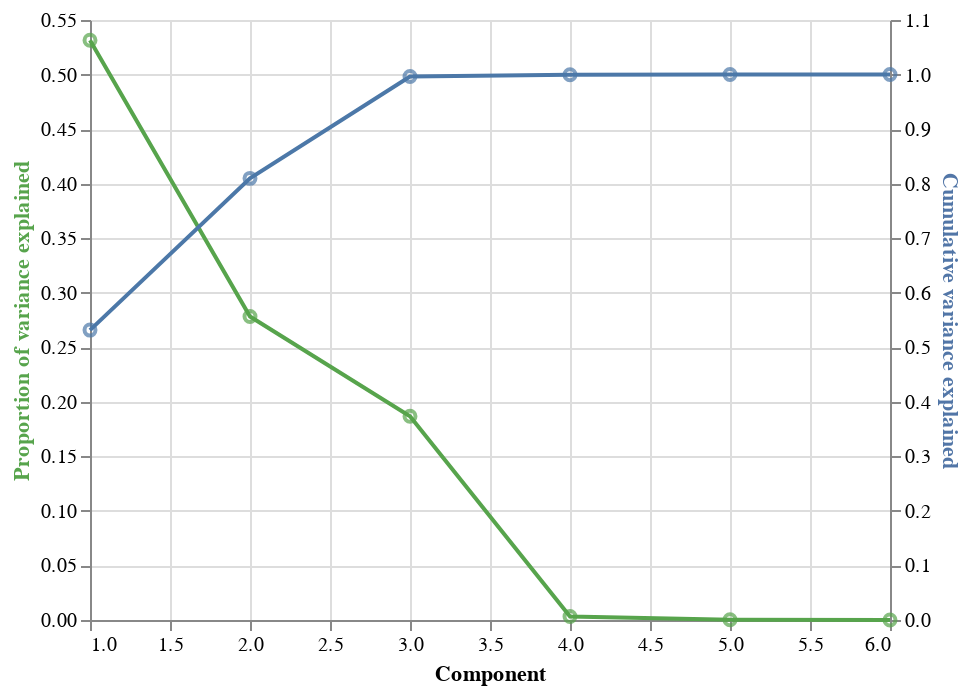

Notebook code for this chart:
### Markdown cell above
- **Below is a dual-axis plot showing the proportion of variance explained by a given component, along with the cumulative variance explained.**

### Code cell
# encode component axis only as base layer
base = alt.Chart(pca_var_explained).encode(
    x = 'Component')

# make a base layer for the proportion of variance explained
prop_var_base = base.encode(
    y = alt.Y('Proportion of variance explained',
              axis = alt.Axis(titleColor = '#57A44C'))
)

# make a base layer for the cumulative variance explained
cum_var_base = base.encode(
    y = alt.Y('Cumulative variance explained', axis = alt.Axis(titleColor = '#5276A7'))
)

# add points and lines to each base layer
prop_var = prop_var_base.mark_line(stroke = '#57A44C') + prop_var_base.mark_point(color = '#57A44C')
cum_var = cum_var_base.mark_line() + cum_var_base.mark_point()

# layer the layers
var_explained_plot = alt.layer(prop_var, cum_var).resolve_scale(y = 'independent')

# display
var_explained_plot

### Figure 1 — Vega-Lite specification as saved in the notebook (floating-point values rounded to 4 significant figures)
{"config": {"view": {"continuousWidth": 400, "continuousHeight": 300}}, "layer": [{"layer": [{"mark": {"type": "line", "stroke": "#57A44C"}, "encoding": {"x": {"field": "Component", "type": "quantitative"}, "y": {"axis": {"titleColor": "#57A44C"}, "field": "Proportion of variance explained", "type": "quantitative"}}}, {"mark": {"type": "point", "color": "#57A44C"}, "encoding": {"x": {"field": "Component", "type": "quantitative"}, "y": {"axis": {"titleColor": "#57A44C"}, "field": "Proportion of variance explained", "type": "quantitative"}}}]}, {"layer": [{"mark": "line", "encoding": {"x": {"field": "Component", "type": "quantitative"}, "y": {"axis": {"titleColor": "#5276A7"}, "field": "Cumulative variance explained", "type": "quantitative"}}}, {"mark": "point", "encoding": {"x": {"field": "Component", "type": "quantitative"}, "y": {"axis": {"titleColor": "#5276A7"}, "field": "Cumulative variance explained", "type": "quantitative"}}}]}], "data": {"name": "data-dfcafe9bde3804c657335a0fa3bbfb5a"}, "resolve": {"scale": {"y": "independent"}}, "$schema": "https://vega.github.io/schema/vega-lite/v4.17.0.json", "datasets": {"data-dfcafe9bde3804c657335a0fa3bbfb5a": [{"Proportion of variance explained": 0.5315, "Component": 1, "Cumulative variance explained": 0.5315}, {"Proportion of variance explained": 0.2782, "Component": 2, "Cumulative variance explained": 0.8097}, {"Proportion of variance explained": 0.1868, "Component": 3, "Cumulative variance explained": 0.9965}, {"Proportion of variance explained": 0.003268, "Component": 4, "Cumulative variance explained": 0.9998}, {"Proportion of variance explained": 0.000243, "Component": 5, "Cumulative variance explained": 1.0}, {"Proportion of variance explained": 2.499e-33, "Component": 6, "Cumulative variance explained": 1.0}]}}
